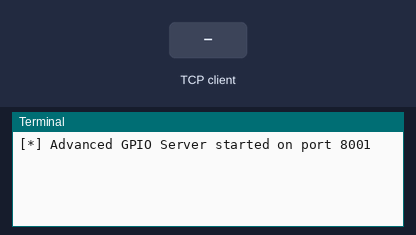
Bench run of a program on a simulated Raspberry Pi (BCM pin numbers). Parts: the last lines printed to the terminal. Inputs (shaded band) come from the test bench. One TCP client connects 1 s after the port opens and stays connected.

Above: at 1.2 s.
1.3 s: the TCP client sends "pin\n"
At 1.8 s:
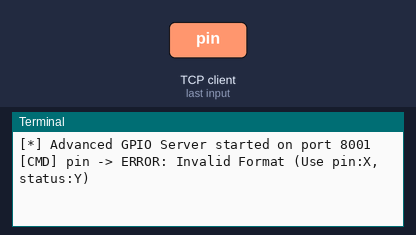
2.8 s: the TCP client sends "status\n"
At 4.1 s:
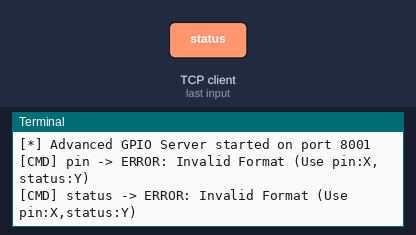

Measured:
- after the input at 1.3 s, the terminal: prints a new line at once (image 1)
- after the input at 2.8 s, the terminal: prints a new line at once (image 2)

The program:

slave_gpio.py
```python
import socket
from gpiozero import DigitalOutputDevice
import sys

# --- CONFIGURATION ---
CMD_PORT = 8001
# เก็บ Object ของพินที่เคยถูกเรียกใช้ เพื่อไม่ให้สร้างซ้ำซ้อน
active_pins = {}


def get_pin_device(pin_num):
    if pin_num not in active_pins:
        try:
            active_pins[pin_num] = DigitalOutputDevice(pin_num)
            print(f"[*] Initialized GPIO Pin: {pin_num}")
        except Exception as e:
            return None
    return active_pins[pin_num]


def start_gpio_server():
    server_sock = socket.socket(socket.AF_INET, socket.SOCK_STREAM)
    server_sock.setsockopt(socket.SOL_SOCKET, socket.SO_REUSEADDR, 1)

    try:
        server_sock.bind(('0.0.0.0', CMD_PORT))
        server_sock.listen(5)
        print(f"[*] Advanced GPIO Server started on port {CMD_PORT}")
    except Exception as e:
        print(f"[!] Bind failed: {e}")
        sys.exit(1)

    while True:
        conn, addr = server_sock.accept()
        try:
            while True:
                data = conn.recv(1024).decode('utf-8').strip().lower()
                if not data:
                    break

                # คาดหวังรูปแบบ: "pin:14,status:1"
                try:
                    parts = dict(item.split(":") for item in data.split(","))
                    pin_num = int(parts.get("pin"))
                    status = int(parts.get("status"))

                    device = get_pin_device(pin_num)
                    if device:
                        if status == 1:
                            device.on()
                        else:
                            device.off()
                        response = f"SUCCESS: Pin {pin_num} is {'ON' if status == 1 else 'OFF'}"
                    else:
                        response = f"ERROR: Cannot initialize Pin {pin_num}"
                except:
                    response = "ERROR: Invalid Format (Use pin:X,status:Y)"

                print(f"[CMD] {data} -> {response}")
                conn.sendall(response.encode('utf-8') + b"\n")
        except:
            pass
        finally:
            conn.close()


if __name__ == "__main__":
    start_gpio_server()
```
